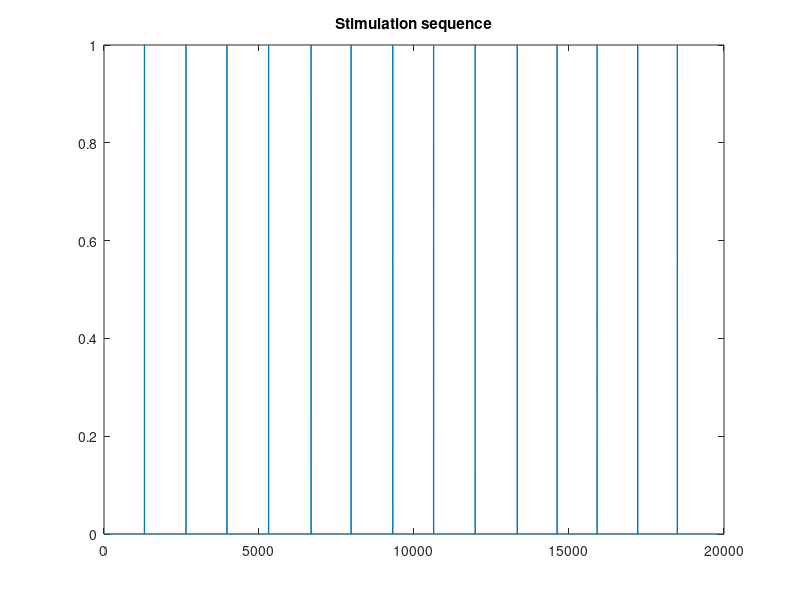

Reproduce this figure in MATLAB. (Note: this script raises an error after producing the figure.)
% This file is used to generate the dynamics of a recurrent connected
% model with external input. Also, visualize the tuned populational and
% single neuron activities, plot the MDS space and energy landscape

clear all;
close all;
addpath('util\');

rng(2024);

%% Parameters
opt.nNeuron=1000; % number of neuron
opt.g=1.2; % The connection strength
opt.dT=0.1; % The simulation timestep, in sec

opt.TAll=2000; % Total simulation time, in sec
opt.tau=0.5; % Decay costant of RNN units
opt.tauWN=0.2; % Decay costant of noise
opt.StiDur=1; % Stimulus duration, in sec
opt.StiGap=130; % Stimulation gap, in sec
opt.JitterSig=10; % The gap jitter range
opt.StiAmp=1; % StiAmplitude, if a list, the amplitude will be organized in a pseudo-random manner
opt.StiTar=1:150; % Stimulus target neuron
opt.ampInWN=0.09;
opt.SimTimes=1; % The simulation repeat times
opt.Weightdir=[]; % The dir of pre-defined weight matrix, (if not empty, otherwise will be randomly generated)

nN=opt.nNeuron;
g=opt.g;
dT=opt.dT;
outname='simulation_result';
outpath=['output/',outname,'/'];
mkdir(outpath);

%% Simulation parameters
TAll=opt.TAll;
nT=TAll/dT; % The simulation total steps
tau=opt.tau;
StiAmp=opt.StiAmp;
StiTar=opt.StiTar;
nSTy=length(StiAmp); % The number of types of stimulation 

%% External sti
IpS=abs(normrnd(0,0.2,[length(opt.StiTar),1]));
[IpS,~]=sort(IpS,'descend'); % The projection weight
stiSqc=zeros(1,nT);
nS=floor(TAll/(opt.StiDur+opt.StiGap))-1;
nSE=floor(nS/nSTy);
StiArray=repmat(StiAmp,nSE);
StiArray=StiArray(randperm(length(StiArray)));
nS=nSE*nSTy;
sedge=zeros(1,nS);
eedge=zeros(1,nS);
for iss=1:nS
    if iss==1
        estt=opt.StiGap/dT;
    else
        estt=round(eend+(opt.StiDur+rand()*opt.JitterSig-opt.JitterSig/2)/dT+opt.StiGap/dT);
    end
    eend=estt+(opt.StiDur)/dT;
    if eend>nT-100 % If too many, stop
        nS = iss-1;
        StiArray=StiArray(1:nS);
        sedge=sedge(1:nS);
        eedge=eedge(1:nS);
        break;        
    end
    sedge(iss)=estt;
    eedge(iss)=eend;
    stiSqc(estt:eend)=StiArray(iss); % Set a WPM wave
end

E=zeros(nN,nT); 
E(opt.StiTar,:)=IpS*stiSqc;

figure();
plot(stiSqc); title('Stimulation sequence');

%% Run for multiple times
SimTimes=opt.SimTimes;
FrAll=zeros(SimTimes,nN,nT);
SAll=zeros(SimTimes,nN,nT);
SRAll=zeros(SimTimes,nN,nT);
for sstt=1:SimTimes
    % Randomize a connectivity matrix
    J = g * randn(nN,nN) / sqrt(nN); % Connection strength
%     save([outpath,'J',num2str(sstt),'.mat'],'J');

    % set up white noise inputs
    tauWN=opt.tauWN;
    ampInWN=opt.ampInWN;
    ampWN = sqrt((tauWN/dT));
    iWN = ampWN*randn(nN, nT);
    inputWN = zeros(nN,nT);
    for tt = 2: nT
            inputWN(:, tt) = iWN(:, tt) + (inputWN(:, tt - 1) - iWN(:, tt))*exp(-(dT/tauWN));
    end
    inputWN = ampInWN*inputWN; % input noise

    ini=rand(nN,1)*2-1; % The initial membrane potential
    
    % Run the network
    [Fr,~,~]=runSNN_v2(ini,J,nT,tau,E,inputWN,dT);    
    
    fprintf('%d / %d \n',sstt,SimTimes);
end

figure();
imagesc(normalize(Fr,2));

%% Collect the result
% Sort the responsive neurons, as in real data
Pre=zeros(nN,nS); % z-scored
Post=zeros(nN,nS); % z-scored
tPre=10; % Pre stimuli time, in frames
tPost=30; % Post stimuli time, in frames
for inn=1:nN
    for isa=1:nS
        Pre(inn,isa)=mean(Fr(inn,sedge(isa)-tPre:sedge(isa)-1)); % Pre response, z-scored
        Post(inn,isa)=mean(Fr(inn,sedge(isa):sedge(isa)+tPost)); % Post response, z-scored   
    end
end
mI=mean((Post-Pre),2);
[~,I]=sort(mI,'descend');

% Population response, show the first 10 trials
figure();
set(gcf,'position',[100,100,1000,600]);  
% For visualization, normalize Fr
Frn=normalize(Fr,2);
for iss=1:min(10,nS)
    subplot(1,10,iss);
    imagesc([sedge(iss)-20,eedge(iss)+50]*dT,[1,nN],Frn(I,sedge(iss)-20:eedge(iss)+50));
    hold on;
    yl=ylim;
    plot([sedge(iss)*dT,sedge(iss)*dT],yl,'k--');
    caxis([-0.5,2.5]);
    title(['# ',num2str(iss)]);   
    colormap(flipud(othercolor('RdYlBu9')));
    if iss~=1
        set(gca,'YTick',[]);
    end
end

%% Plot the single neuron tuning curve
[~,Ia]=sort(mI,'descend');
[~,Id]=sort(mI,'ascend');

figure();
nP=5; % Number of neurons to plot 
tpre=2;
tpost=5;
% Activated
for inn=1:nP
    axA(inn)=subplot(2,nP,inn);
    for iss=1:min(10,nS)
        cFr=Fr(Ia(inn),sedge(iss)-tpre/dT:eedge(iss)+tpost/dT);
        cFr=cFr-mean(cFr(1:tpre/dT));
        plot((-tpre/dT:(opt.StiDur)/dT+tpost/dT)*dT,cFr,'LineWidth',0.5,'Color',[0.5,0.5,0.5]);
        hold on;
        if iss==1
            mFr=cFr;
        else
            mFr=mFr+cFr;
        end
    end
    mFr=mFr/min(10,nS);
    plot((-tpre/dT:(opt.StiDur)/dT+tpost/dT)*dT,mFr,'LineWidth',1,'Color',[1,0,0]);
    if inn==1
        xlabel('Time');
        ylabel('dF');
    else
        set(gca,'YTick',[]);
        set(gca,'XTick',[]);
        axis off;
    end
    if inn==1
        yl=ylim();
    end
    plot([0,0],yl,'--k');
end

% Deactivated
for inn=1:nP
    axD(inn)=subplot(2,nP,inn+nP);
    for iss=1:min(10,nS)
        cFr=Fr(Id(inn),sedge(iss)-tpre/dT:eedge(iss)+tpost/dT);
        cFr=cFr-mean(cFr(1:tpre/dT));
        plot((-tpre/dT:(opt.StiDur)/dT+tpost/dT)*dT,cFr,'LineWidth',0.5,'Color',[0.5,0.5,0.5]);
        hold on;
        if iss==1
            mFr=cFr;
        else
            mFr=mFr+cFr;
        end
    end
    mFr=mFr/min(10,nS);
    plot((-tpre/dT:(opt.StiDur)/dT+tpost/dT)*dT,mFr,'LineWidth',1,'Color',[1,0,0]);
    if inn==1
        xlabel('Time');
        ylabel('dF');
    else
        set(gca,'YTick',[]);
        set(gca,'XTick',[]);
        axis off;
    end
    hold on;

    yl=ylim();

    plot([0,0],yl,'--k');
end
savefig([outpath,'Single neuron tuning curve.fig']);

%% Do MDS dimension reduction
% To save the computational load, use only part of the activty
ituse=[];
tpre=50;
tpost=50;
for isti=1:nS
    ituse=[ituse,sedge(isti)-tpre:eedge(isti)+tpost];
end
dissimilarities=pdist(Fr(:,ituse)','cosine');
[ymds,stress,disparities]=mdscale(dissimilarities,2);
distances=pdist(ymds);
[dum,ord] = sortrows([disparities(:) dissimilarities(:)]);
% plot(dissimilarities,distances,'bo', ...
% dissimilarities(ord),disparities(ord),'r.-');

%% Plot the energy landscape
% For each point in the neural space, calculate its velocity
V=zeros(1,length(ituse)-1); % The velocity vector
ka=1;
figure();
[xq,yq]=meshgrid(linspace(min(ymds(:,1)),max(ymds(:,1)),100), linspace(min(ymds(:,2)),max(ymds(:,2)),100));
e=E(:,sedge(1)+2); % The external input
ns=zeros(nN,1); % Set noise to zeros
kkk=1;
for tt=ituse(1:end-1)
    [~,v]=runSNN_step(Fr(:,tt),J,tau,e,ns,dT);
    V(kkk)=v;
    kkk=kkk+1;
end
tf=isoutlier(V,'percentiles',[0,98]);
xx=ymds(1:end-1,1);
yy=ymds(1:end-1,2);
xx=xx(~tf);
yy=yy(~tf);
V=V(~tf);
F = scatteredInterpolant(xx,yy,V');
F.ExtrapolationMethod = 'none';
P= F(xq,yq);
P = imgaussfilt(P,3);
mesh(xq,yq,P,'FaceColor','flat','EdgeColor','none','FaceAlpha',0.7);
colormap('turbo');
hold on;
% Plot some actual traces onto the map
nStiCur=length(sedge);
for ii=1:nS
    for tt=sedge(ii):eedge(ii)-1
        % Attach the point to the grid
        trans=find(ituse==tt);
        dd1=(xq-ymds(trans,1)).^2+(yq-ymds(trans,2)).^2;
        dd1(isnan(P))=inf; % Do not consider outliers
        [idx11,idx12]=find(dd1==min(dd1,[],'all'));
        dd2=(xq-ymds(trans+1,1)).^2+(yq-ymds(trans+1,2)).^2;
        dd2(isnan(P))=inf; % Do not consider outliers
        [idx21,idx22]=find(dd2==min(dd2,[],'all'));
        plot3([xq(idx11,idx12),xq(idx21,idx22)],[yq(idx11,idx12),yq(idx21,idx22)],[P(idx11,idx12),P(idx21,idx22)],':','LineWidth',1.5,'Color',[0.3,0.3,0.3]);
%         scatter3(xq(idx11,idx12),yq(idx11,idx12),P(idx11,idx12),10,')
        hold on;
    end
end
grid off;
ka=ka+1;
xlabel('MDS axis 1');
ylabel('MDS axis 2');
zlabel('Energy');
    
%% Calculate the time-dependant trial variance
figure();
tPre=10; % In frames
tPost=40; % In frames
stdM=zeros(opt.SimTimes,tPre+tPost);
for ism=1:opt.SimTimes    
    Resp=zeros(nN,tPre+tPost);
    for iss=1:nS
        Resp(:,:,iss)=Fr(:,sedge(iss)-tPre:sedge(iss)+tPost-1);
    end
    stdM(ism,:)=calTdStd(Resp);
end
plot((-tPre:tPost-1)*dT,stdM); hold on;
plot([0,0],ylim(),'--k');
savefig([outpath,'t-trial variance.fig']);
xlabel('Time');
ylabel('Trial variance');

